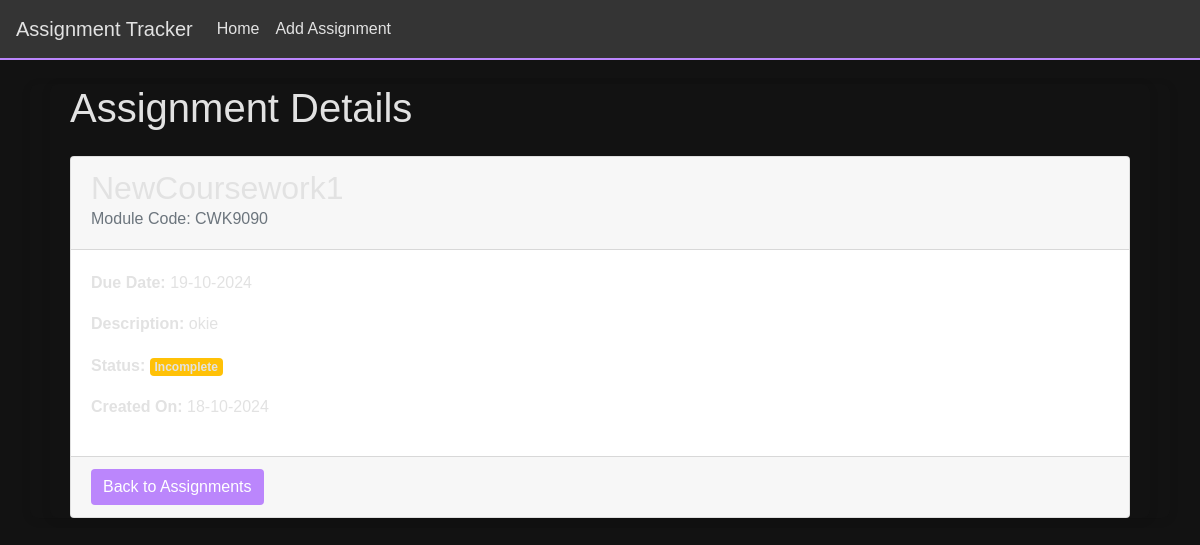
Page /view-assignment/13 on the committed database.
### app/models.py (models this page shows, shortened)
class Assignment(db.Model):
    id = db.Column(db.Integer, primary_key=True)
    title = db.Column(db.String(100), nullable=False)  # Assessment title
    module_code = db.Column(db.String(20), nullable=False)  # Module code
    deadline = db.Column(db.DateTime, nullable=False)  # Deadline date
    description = db.Column(db.Text, nullable=True)  # Short description
    is_completed = db.Column(db.Boolean, default=False)  # Completion status
    date_created = db.Column(db.DateTime, default=datetime.utcnow)  # Timestamp for when the assignment was added

### app/views.py (the view)
@app.route("/view-assignment/<int:assignment_id>")
def view_assignment(assignment_id):
    assignment = Assignment.query.get(assignment_id)
    if assignment is None:
        return render_template("404.html", message="Assignment doesn't exist!"), 404
    return render_template("view_assignment.html", assignment = assignment)

### app/templates/view_assignment.html
{% extends "base.html" %}
{% block content %}
    <div class="container">
        <h1>Assignment Details</h1>
        <div class="card mt-4">
            <div class="card-header">
                <h2>{{ assignment.title }}</h2>
                <h6 class="card-subtitle mb-2 text-muted">Module Code: {{ assignment.module_code }}</h6>
            </div>
            <div class="card-body">
                <p><strong>Due Date:</strong> {{ assignment.deadline.strftime('%d-%m-%Y') }}</p>
                <p><strong>Description:</strong> {{ assignment.description }}</p>
                <p><strong>Status:</strong>
                {% if assignment.is_completed %}
                    <span class="badge bg-success">Completed</span>
                {% else %}
                    <span class="badge bg-warning">Incomplete</span>
                {% endif %}
                </p>
                <p><strong>Created On:</strong> {{ assignment.date_created.strftime('%d-%m-%Y')}}</p>
            </div>
            <div class="card-footer">
                <a href="{{ url_for('index') }}" class="btn btn-primary">Back to Assignments</a>
            </div>
        </div>
    </div>
{% endblock %}

### app/static/baseStyles.css (style rules this page uses)
body { font-family: Arial, sans-serif; background-color: #121212; color: #E2E2E2; line-height: 1.6; }
.container { padding-left: 20px; padding-right: 20px; background-color: #121212; border-radius: 0.5rem; box-shadow: 0 2px 10px rgba(0, 0, 0, 0.1); }
.btn-primary { background-color: #BB86FC; border: none; }

### rows in the picture
Assignment: title "NewCoursework1", module_code "CWK9090", deadline "19-10-2024", description "okie", date_created "18-10-2024"
